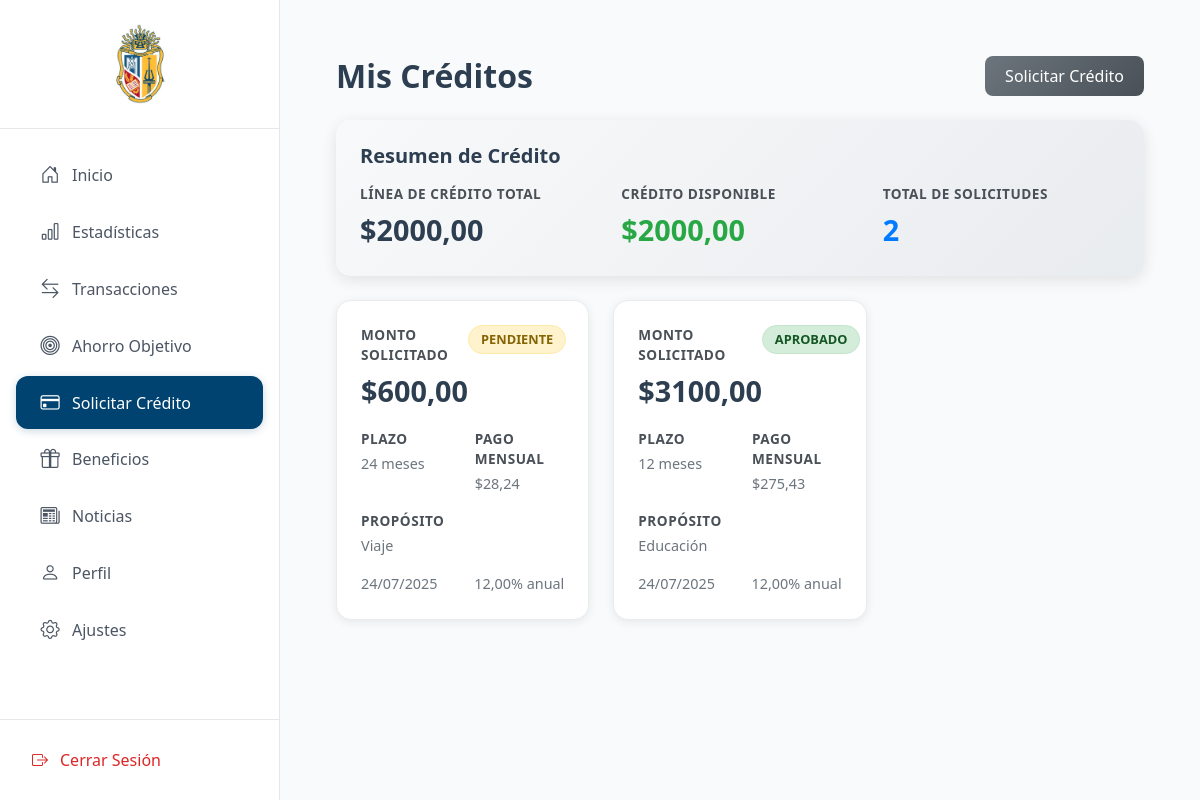
Page /credits/list/ (signed in) on the earlier database version.
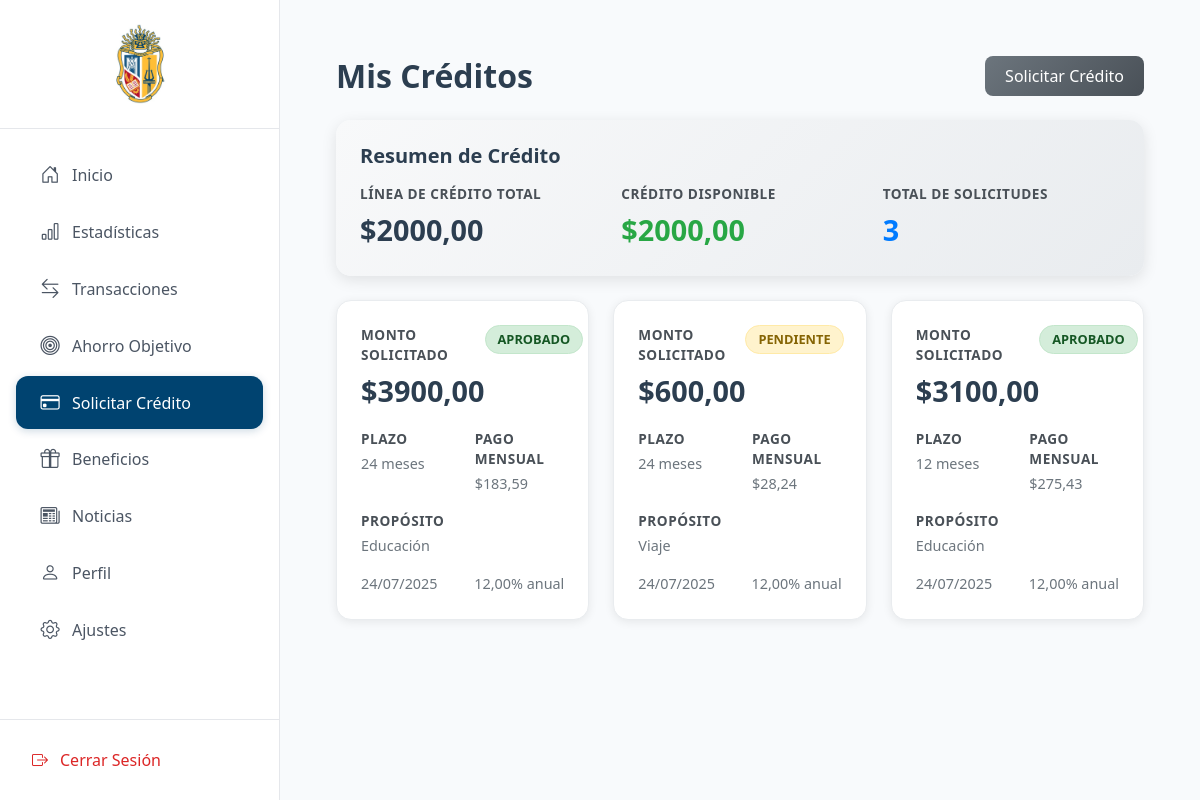
Same page on the later database version.
### credits/models.py (models this page shows, shortened)
class Credit(models.Model):
    STATUS_CHOICES = (
        ('pending', 'Pendiente'),
        ('approved', 'Aprobado'),
        ('rejected', 'Rechazado'),
        ('paid', 'Pagado'),
        ('defaulted', 'Incumplido'),
    )
    TERM_CHOICES = (
        (12, '12 meses'),
        (24, '24 meses'),
        (36, '36 meses'),
        (48, '48 meses'),
    )
    wallet = models.ForeignKey(Wallet, on_delete=models.CASCADE, related_name='credits')
    amount = models.DecimalField(max_digits=10, decimal_places=2)
    interest_rate = models.DecimalField(max_digits=5, decimal_places=2)
    term = models.IntegerField(choices=TERM_CHOICES)  # Plazo en meses
    purpose = models.CharField(max_length=255, blank=True, null=True)
    estimated_monthly_payment = models.DecimalField(max_digits=10, decimal_places=2)
    status = models.CharField(max_length=20, choices=STATUS_CHOICES, default='pending')
    created_at = models.DateTimeField(auto_now_add=True)
    updated_at = models.DateTimeField(auto_now=True)

### credits/views.py (the view)
# urls.py: path('list/', views.credit_list, name='credit_list'),
@login_required
def credit_list(request):
    wallet = get_object_or_404(Wallet, user=request.user)
    credits = Credit.objects.filter(wallet=wallet).order_by('-created_at')
    context = {
        'credits': credits,
        'wallet': wallet
    }
    return render(request, 'credits/credit_list.html', context)

### credits/templates/credits/credit_list.html (shortened to what this page needs)
{% extends 'base.html' %}
{% block content %}
<div class="container-fluid px-4 py-4">
    <div class="row">
        <div class="col-12">
            <div class="d-flex justify-content-between align-items-center mb-4">
                <h2 class="mb-0" style="color: #2c3e50; font-weight: 600;">Mis Créditos</h2>
                <a href="{% url 'credit_request' %}" class="back-btn">
                    Solicitar Crédito
                </a>
            </div>
            <div class="summary-card card mb-4">
                <div class="card-body p-4">
                    <h5 class="card-title mb-3" style="color: #2c3e50; font-weight: 600;">Resumen de Crédito</h5>
                    <div class="row">
                        <div class="col-md-4">
                            <div class="credit-label mb-1">Línea de Crédito Total</div>
                            <div class="credit-amount">${{ wallet.total_credit_line }}</div>
                        </div>
                        <div class="col-md-4">
                            <div class="credit-label mb-1">Crédito Disponible</div>
                            <div class="credit-amount" style="color: #28a745;">${{ wallet.available_credit }}</div>
                        </div>
                        <div class="col-md-4">
                            <div class="credit-label mb-1">Total de Solicitudes</div>
                            <div class="credit-amount" style="color: #007bff;">{{ credits.count }}</div>
                        </div>
                    </div>
                </div>
            </div>
            {% if credits %}
                <div class="row">
                    {% for credit in credits %}
                        <div class="col-lg-6 col-xl-4 mb-3">
                            <div class="credit-card" onclick="window.location.href='{% url 'credit_detail' credit.id %}'">
                                <div class="d-flex justify-content-between align-items-start mb-3">
                                    <div>
                                        <div class="credit-label mb-1">Monto Solicitado</div>
                                        <div class="credit-amount">${{ credit.amount }}</div>
                                    </div>
                                    <span class="credit-status status-{{ credit.status }}">
                                        {{ credit.get_status_display }}
                                    </span>
                                </div>
                                <div class="row mb-3">
                                    <div class="col-6">
                                        <div class="credit-label mb-1">Plazo</div>
                                        <div class="credit-info">{{ credit.term }} meses</div>
                                    </div>
                                    <div class="col-6">
                                        <div class="credit-label mb-1">Pago Mensual</div>
                                        <div class="credit-info">${{ credit.estimated_monthly_payment }}</div>
                                    </div>
                                </div>
                                <div class="mb-3">
                                    <div class="credit-label mb-1">Propósito</div>
                                    <div class="credit-info">{{ credit.purpose|truncatechars:30 }}</div>
                                </div>
                                <div class="d-flex justify-content-between align-items-center">
                                    <div class="credit-info">
                                        {{ credit.created_at|date:"d/m/Y" }}
                                    </div>
                                    <div class="credit-info">
                                        {{ credit.interest_rate }}% anual
                                    </div>
                                </div>
                            </div>
                        </div>
                    {% endfor %}
                </div>
            {% endif %}
        </div>
    </div>
</div>
{% endblock %}

Differences in the rows shown:
added Credit: amount "3900,00", status "APROBADO", term "24", estimated_monthly_payment "183,59", purpose "Educación", created_at "24/07/2025", interest_rate "12,00"
Other differences:
{{ credits.count }}: "2" → "3"
